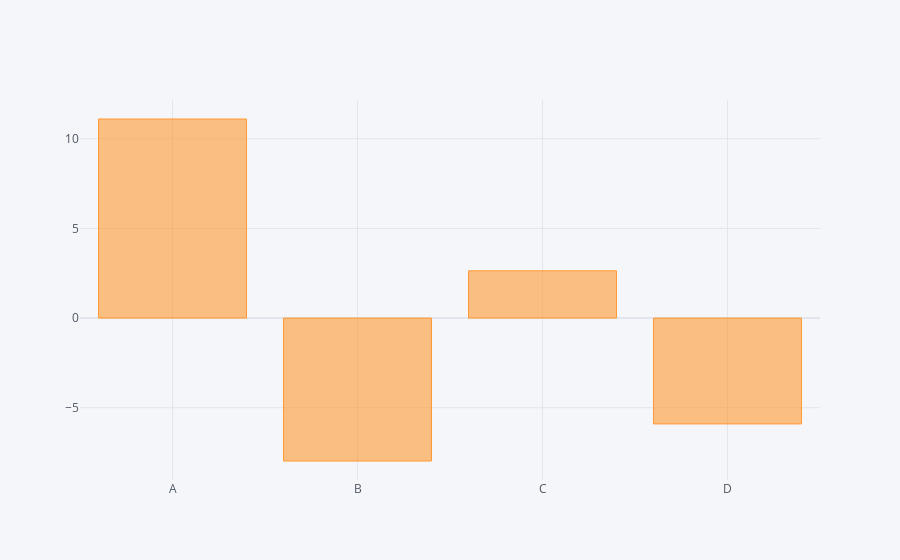

Source (notebook cell):
### Code cell
df1.sum().iplot(kind='bar')

### Figure 1 — Plotly figure (JSON) as saved in the notebook; plotly's stock layout.template omitted (floating-point values rounded to 4 significant figures)
{"data": [{"marker": {"color": "rgba(255, 153, 51, 0.6)", "line": {"color": "rgba(255, 153, 51, 1.0)", "width": 1}}, "name": "None", "orientation": "v", "text": "", "type": "bar", "x": ["A", "B", "C", "D"], "y": [11.1, -7.972, 2.635, -5.903]}], "layout": {"legend": {"bgcolor": "#F5F6F9", "font": {"color": "#4D5663"}}, "paper_bgcolor": "#F5F6F9", "plot_bgcolor": "#F5F6F9", "title": {"font": {"color": "#4D5663"}}, "xaxis": {"gridcolor": "#E1E5ED", "showgrid": true, "tickfont": {"color": "#4D5663"}, "title": {"font": {"color": "#4D5663"}, "text": ""}, "zerolinecolor": "#E1E5ED"}, "yaxis": {"gridcolor": "#E1E5ED", "showgrid": true, "tickfont": {"color": "#4D5663"}, "title": {"font": {"color": "#4D5663"}, "text": ""}, "zerolinecolor": "#E1E5ED"}}}
